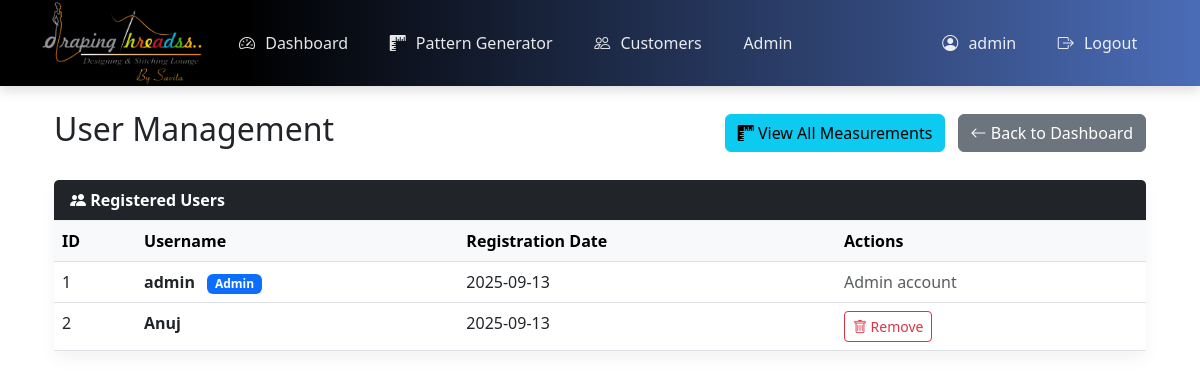
The app's page /admin/users (signed in) with its own data.
### app.py (models this page shows, shortened)
class User(UserMixin, db.Model):
    id = db.Column(db.Integer, primary_key=True)
    username = db.Column(db.String(80), unique=True, nullable=False)
    password_hash = db.Column(db.String(128))
    created_at = db.Column(db.DateTime, default=db.func.current_timestamp())

### app.py (the view)
@app.route('/admin/users')
@login_required
def admin_users():
    if current_user.username != 'admin':
        flash('Access denied. Admin only.', 'danger')
        return redirect(url_for('dashboard'))
    users = User.query.all()
    return render_template('admin_users.html', users=users)

### app.py (called while the page is built)
@login_manager.user_loader
def load_user(user_id):
    return User.query.get(int(user_id))

### templates/admin_users.html (shortened to what this page needs)
{% extends "base.html" %}
{% block content %}
<div class="container">
    <div class="d-flex justify-content-between align-items-center mb-4">
        <h2>User Management</h2>
        <div>
            <a href="{{ url_for('admin_measurements') }}" class="btn btn-info me-2">
                <i class="bi bi-rulers"></i> View All Measurements
            </a>
            <a href="{{ url_for('dashboard') }}" class="btn btn-secondary">
                <i class="bi bi-arrow-left"></i> Back to Dashboard
            </a>
        </div>
    </div>
    <div class="card">
        <div class="card-header bg-dark text-white">
            <i class="bi bi-people-fill"></i> Registered Users
        </div>
        <div class="card-body p-0">
            <div class="table-responsive">
                <table class="table table-hover mb-0">
                    <thead class="table-light">
                        <tr>
                            <th>ID</th>
                            <th>Username</th>
                            <th>Registration Date</th>
                            <th>Actions</th>
                        </tr>
                    </thead>
                    <tbody>
                        {% for user in users %}
                        <tr>
                            <td>{{ user.id }}</td>
                            <td>
                                <strong>{{ user.username }}</strong>
                                {% if user.username == 'admin' %}
                                <span class="badge bg-primary ms-2">Admin</span>
                                {% endif %}
                            </td>
                            <td>{% if user.created_at %}{{ user.created_at.strftime('%Y-%m-%d') }}{% else %}N/A{% endif %}</td>
                            <td class="text-nowrap">
                                {% if user.username != 'admin' %}
                                <form action="{{ url_for('delete_user', user_id=user.id) }}" method="POST" class="d-inline"
                                      onsubmit="return confirm('Are you sure you want to delete this user? This action cannot be undone.');">
                                    <button type="submit" class="btn btn-sm btn-outline-danger" title="Delete User">
                                        <i class="bi bi-trash"></i> Remove
                                    </button>
                                </form>
                                {% else %}
                                <span class="text-muted">Admin account</span>
                                {% endif %}
                            </td>
                        </tr>
                        {% else %}
                        <tr>
                            <td colspan="4" class="text-center py-4">
                                <div class="text-muted">No users found</div>
                            </td>
                        </tr>
                        {% endfor %}
                    </tbody>
                </table>
            </div>
        </div>
    </div>
</div>
{% endblock %}

### templates/base.html (shortened to what this page needs)
<!DOCTYPE html>
<html lang="en">
<head>
    <link href="https://cdn.jsdelivr.net/npm/bootstrap@5.3.0/dist/css/bootstrap.min.css" rel="stylesheet">
    <link rel="stylesheet" href="https://cdn.jsdelivr.net/npm/bootstrap-icons@1.10.0/font/bootstrap-icons.css">
    <link rel="stylesheet" href="{{ url_for('static', filename='css/style.css') }}">
</head>
<body class="{% block body_class %}{% endblock %}">
    <nav class="navbar navbar-expand-lg navbar-dark bg-primary">
        <div class="container">
            <a class="navbar-brand p-0 d-flex align-items-center" href="{{ url_for('index') }}" style="height: 60px;">
                <img src="{{ url_for('static', filename='images/9_12_2025 7_10_57 PM.png') }}" alt="Draping Threadss Logo" style="max-height: 140%; width: auto; max-width: 200px;">
            </a>
            <div class="collapse navbar-collapse" id="navbarNav">
                <ul class="navbar-nav me-auto">
                    {% if current_user.is_authenticated %}
                        <li class="nav-item">
                            <a class="nav-link" href="{{ url_for('dashboard') }}">
                                <i class="bi bi-speedometer2"></i> Dashboard
                            </a>
                        </li>
                        <li class="nav-item">
                            <a class="nav-link" href="{{ url_for('pattern_generator') }}">
                                <i class="bi bi-rulers"></i> Pattern Generator
                            </a>
                        </li>
                        <li class="nav-item">
                            <a class="nav-link" href="{{ url_for('customers') }}">
                                <i class="bi bi-people"></i> Customers
                            </a>
                        </li>
                        {% if current_user.username == 'admin' %}
                        <li class="nav-item">
                            <a class="nav-link" href="{{ url_for('admin_users') }}">Admin</a>
                        </li>
                        {% endif %}
                    {% endif %}
                </ul>
                <ul class="navbar-nav">
                    {% if current_user.is_authenticated %}
                        <li class="nav-item">
                            <span class="nav-link">
                            <i class="bi bi-person-circle"></i> {{ current_user.username }}
                        </span>
                        </li>
                        <li class="nav-item">
                            <a class="nav-link" href="{{ url_for('logout') }}">
                            <i class="bi bi-box-arrow-right"></i> Logout
                        </a>
                        </li>
                    {% endif %}
                </ul>
            </div>
        </div>
    </nav>
    <div class="container mt-4">
        {% block content %}{% endblock %}
    </div>
</body>
</html>

### static/css/style.css (style rules this page uses)
body { background: linear-gradient(rgba(255, 255, 255, 0.8), rgba(255, 255, 255, 0.8)), url('/static/images/top-view-scissors-with-thread-copy-space.jpg'); background-size: cover; background-position: center; background-attachment: fixed; background-repeat: no-repeat; min-height: 100vh; display: flex; flex-direction: column; }
.navbar { background: linear-gradient(270deg, #4b6cb7 0%, #000000 80%); box-shadow: 0 4px 12px rgba(0, 0, 0, 0.15); padding: 0.8rem 1rem; transition: all 0.3s ease; }
body:not(.auth-page) .navbar-brand { font-size: 1.5rem; font-weight: 700; color: #fff !important; text-shadow: 0 0 5px #00a8ff, 0 0 10px #00a8ff, 0 0 20px #00a8ff, 0 0 40px #00a8ff; animation: neonGlow 1.5s ease-in-out infinite alternate; position: relative; padding: 0.5rem 1rem; letter-spacing: 2px; border-radius: 8px; transition: all 0.3s ease; }
.nav-link { color: rgba(255, 255, 255, 0.9) !important; font-weight: 500; margin: 0 0.3rem; padding: 0.5rem 1rem !important; border-radius: 6px; transition: all 0.3s ease; }
.nav-link i { margin-right: 6px; }
.card { border: none; box-shadow: 0 0.5rem 1rem rgba(0, 0, 0, 0.05); }
.card-header { background-color: #f8f9fa; border-bottom: 1px solid #eee; font-weight: 600; }

### records on screen
User: username "admin", id "1", shows "Admin", created_at "2025-09-13", shows "Admin account"
User: id "2", username "Anuj", created_at "2025-09-13"
